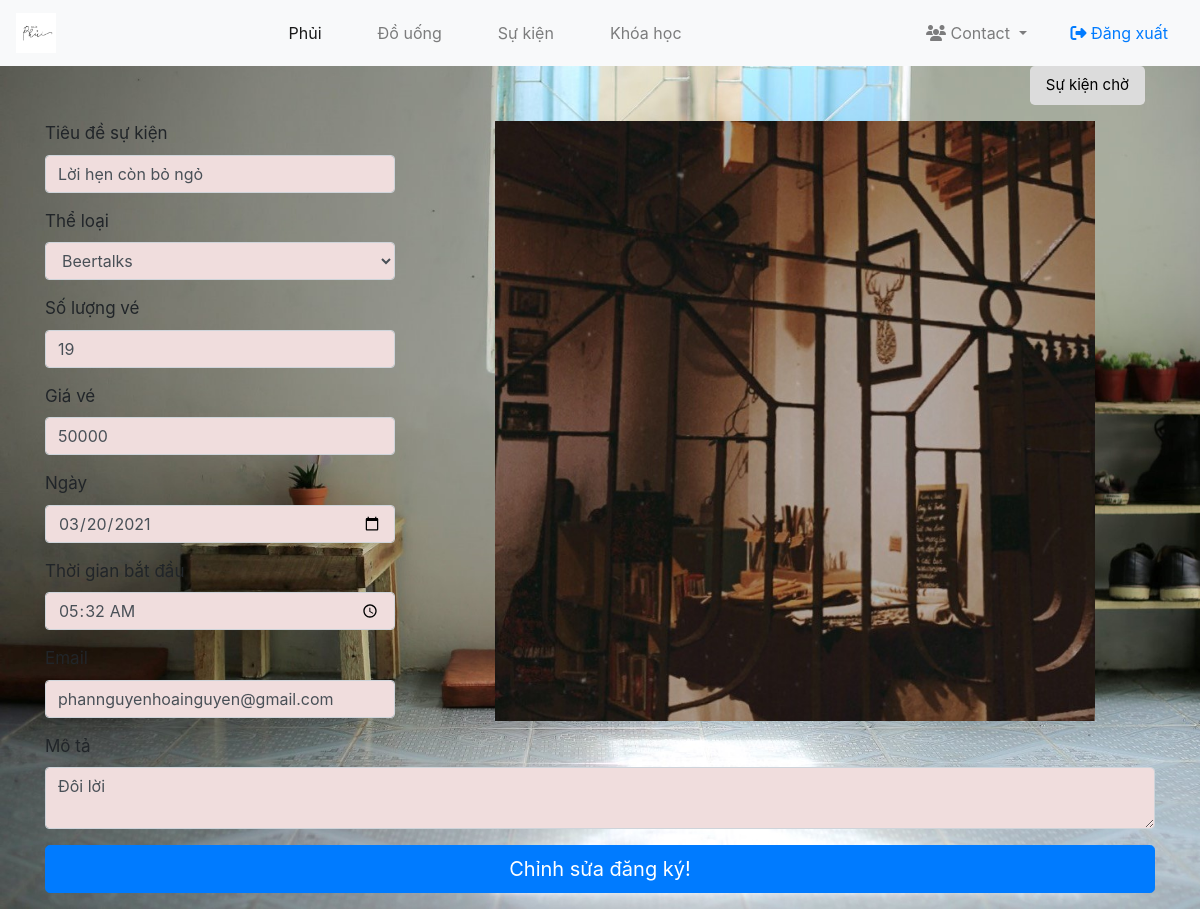
The page /?controller=event&action=edit&id=17 (signed in) on the database its author committed.
### tables this page shows
CREATE TABLE `regist` (
  `id` int unsigned NOT NULL AUTO_INCREMENT,
  `name` varchar(50) NOT NULL,
  `number_ticket` int NOT NULL,
  `ticket_price` decimal(10,0) DEFAULT NULL,
  `date` date NOT NULL,
  `start_time` time NOT NULL,
  `email` varchar(50) DEFAULT NULL,
  `category_id` int unsigned DEFAULT NULL,
  `description` text,
  `status` varchar(45) DEFAULT NULL,
  PRIMARY KEY (`id`),
  UNIQUE KEY `name_UNIQUE` (`name`),
  UNIQUE KEY `date_UNIQUE` (`date`),
  KEY `category_id` (`category_id`)
);

### index.php (called while the page is built, shortened)
<?php
$action = $_GET["action"] ?? null;
require_once("dbh.php");
$controllerInstance = new $controllerName;
$controllerInstance->$action();
?>

### model/event.php (called while the page is built, shortened)
<?php
class Event
{
    static function find($id)
    {
        $sql = "SELECT * FROM regist WHERE id = $id";
        $smpt = Dbh::getInstance()->prepare($sql);
        $smpt->execute();
        $rawData = $smpt->fetch();
        $event = new Event();
        $event->id = $rawData["id"];
        $event->name = $rawData["name"];
        $event->number_ticket = $rawData["number_ticket"];
        $event->ticket_price = $rawData["ticket_price"];
        $event->date = $rawData["date"];
        $event->start_time = $rawData["start_time"];
        $event->email = $rawData["email"];
        $event->description = $rawData["description"];
        $event->category_id = $rawData["category_id"];
        $event->status = $rawData["status"];
        return $event;
    }
}

### dbh.php (called while the page is built, shortened)
<?php
class Dbh {
    private static $connection = null;
    public static function getInstance() {
        if(!isset(self::$connection)) {
            try {
                self::$connection = new PDO("mysql:host=localhost;dbname=case_study","root", "011298");
                self::$connection->setAttribute(PDO::ATTR_ERRMODE, PDO::ERRMODE_EXCEPTION);
              } catch(PDOException $e) {
                echo "Connection failed: " . $e->getMessage();
              }
        }
        return self::$connection;
    }
}
?>

### model/category.php (called while the page is built, shortened)
<?php
class Category {
    static function all() {
        $sql = "SELECT * FROM categories";
        $smpt = Dbh::getInstance()->prepare($sql);
        $smpt->execute();
        $rawData = $smpt->fetchAll();
        $list = [];
        foreach($rawData as $row) {
            $entity =  new Category();
            $entity->id = $row["id"];
            $entity->name = $row["name"];
            $list[] = $entity;
        }
        return $list;
    }
}

### views/event/edit.php (the view, shortened to what this page needs)
<link rel="stylesheet" href="/assets/styles/event-style.css">
<form class="container" method="POST">
    <div class="head-link">
        <a class="fab-button-mid-bot btn btn-primary btn-lg" type="button" href="?controller=event&action=eventlist">Sự kiện chờ</a>
    </div>
    <div class="row">
        <div id="right_form_col" class="col-md-4">
            <div class="form-group">
                <label for="exampleFormControlInput1">Tiêu đề sự kiện</label>
                <input value="<?php echo $regist->name ?>" type="text" class="form-control" name="name" id="exampleFormControlInput1" placeholder="Tiêu đề" required />
            </div>
            <div class="form-group">
                <label for="exampleFormControlSelect1">Thể loại</label>
                <select class="form-control" name="category_id" id="exampleFormControlSelect1">
                    <?php
                    foreach ($categories as $category) {
                        echo "
            <option value=$category->id>$category->name</option>
            ";
                    }
                    ?>
                </select>
            </div>
            <div class="form-group">
                <label for="exampleFormControlInput1">Số lượng vé</label>
                <input type="number" class="form-control" name="number_ticket" id="exampleFormControlInput1" placeholder="" value="<?php echo $regist->number_ticket ?>" />
            </div>
            <div class="form-group">
                <label for="exampleFormControlInput1">Giá vé</label>
                <input type="number" class="form-control" name="ticket_price" id="exampleFormControlInput1" placeholder="VND" value="<?php echo $regist->ticket_price ?>" />
            </div>
            <div class="form-group">
                <label for="exampleFormControlInput1">Ngày</label>
                <input type="date" class="form-control" name="date" id="exampleFormControlInput1" placeholder="" required value="<?php echo $regist->date ?>" />
            </div>
            <div class="form-group">
                <label for="exampleFormControlInput1">Thời gian bắt đầu</label>
                <input type="time" class="form-control" name="start_time" id="exampleFormControlInput1" placeholder="" required value="<?php echo $regist->start_time ?>" />
            </div>
            <div class="form-group">
                <label for="exampleFormControlInput1">Email</label>
                <input type="text" class="form-control" name="email" id="exampleFormControlInput1" placeholder="Email" value="<?php echo $regist->email ?>" />
            </div>
        </div>
        <div class="col-md-5">
            <img class="img-slide" src="/assets/images/img3.jpg">
        </div>
    </div>
    <div class="form-group">
        <label for="exampleFormControlTextarea1">Mô tả</label>
        <textarea class="form-control" placeholder="Gửi gắm đôi lời.." name="description" id="exampleFormControlTextarea1" rows="2"><?php echo $regist->description ?></textarea>
    </div>
    <div class="form-group">
        <button type="submit" class="btn btn-primary btn-lg btn-block">
            Chỉnh sửa đăng ký!
        </button>
    </div>
</form>

### assets/styles/event-style.css (style rules this page uses)
.head-link { height: 50px; line-height: 30px; padding-left: 10px; padding-right: 10px; margin-bottom:5px; clear: both; width: 100%; text-align: right; }
.head-link a { background-color: gainsboro; color: black; border: gainsboro; font-size: 15px; }
body { background-image: url('/assets/images/img66.jpg'); background-repeat: no-repeat; background-attachment: fixed; background-size: cover; height: auto; }
label { font-size: 17px; }
.form-control { background-color: rgb(240, 221, 221); }
.img-slide { width: 500px; width: 600px; margin-left: 70px; }

### rows shown on the page
regist: name "Lời hẹn còn bỏ ngỏ", number_ticket "19", ticket_price "50000", date "03/20/2021", start_time "05:32:00", email "phannguyenhoainguyen@gmail.com", description "Đôi lời"

### other values the page prints
form field category_id "Beertalks"
